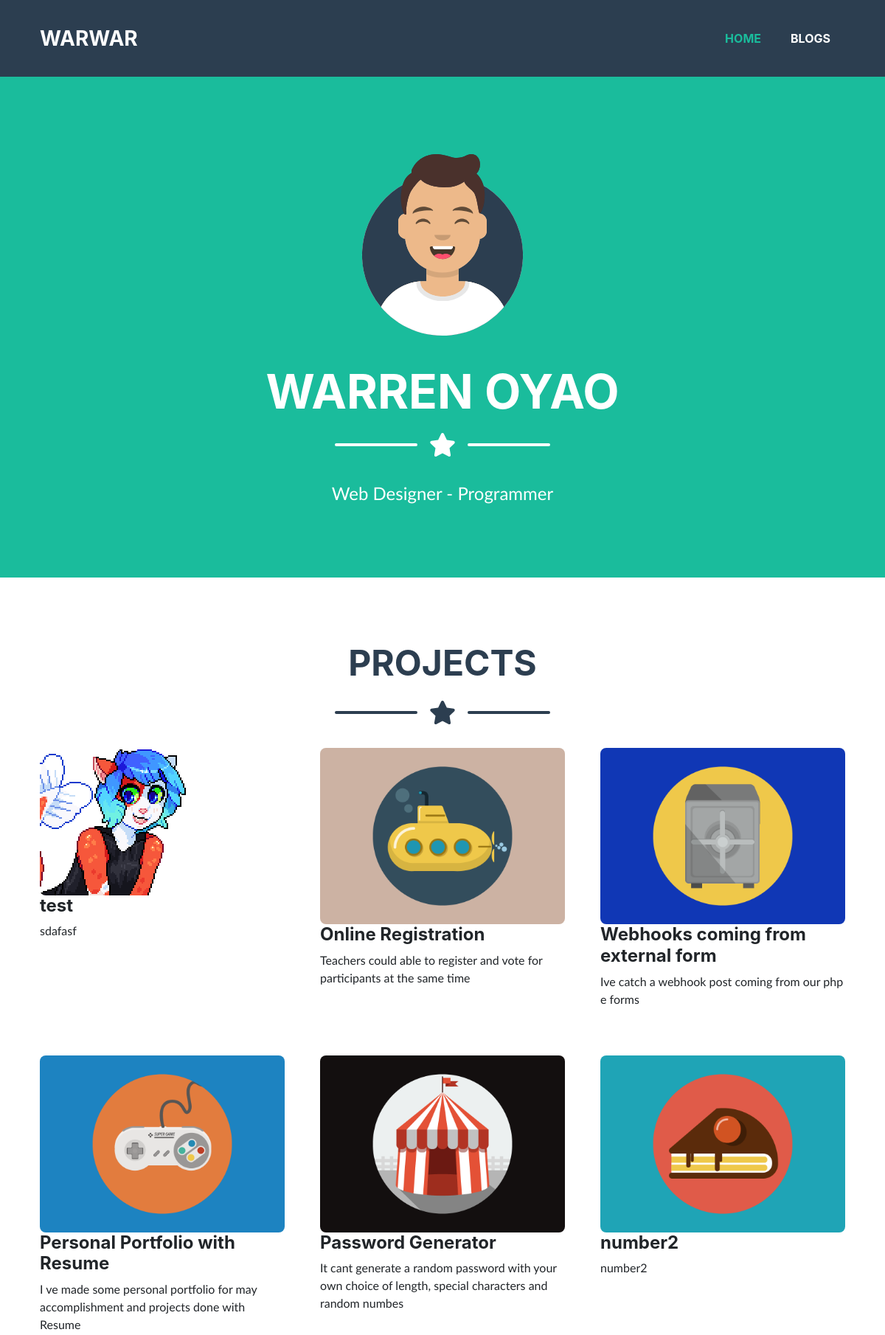
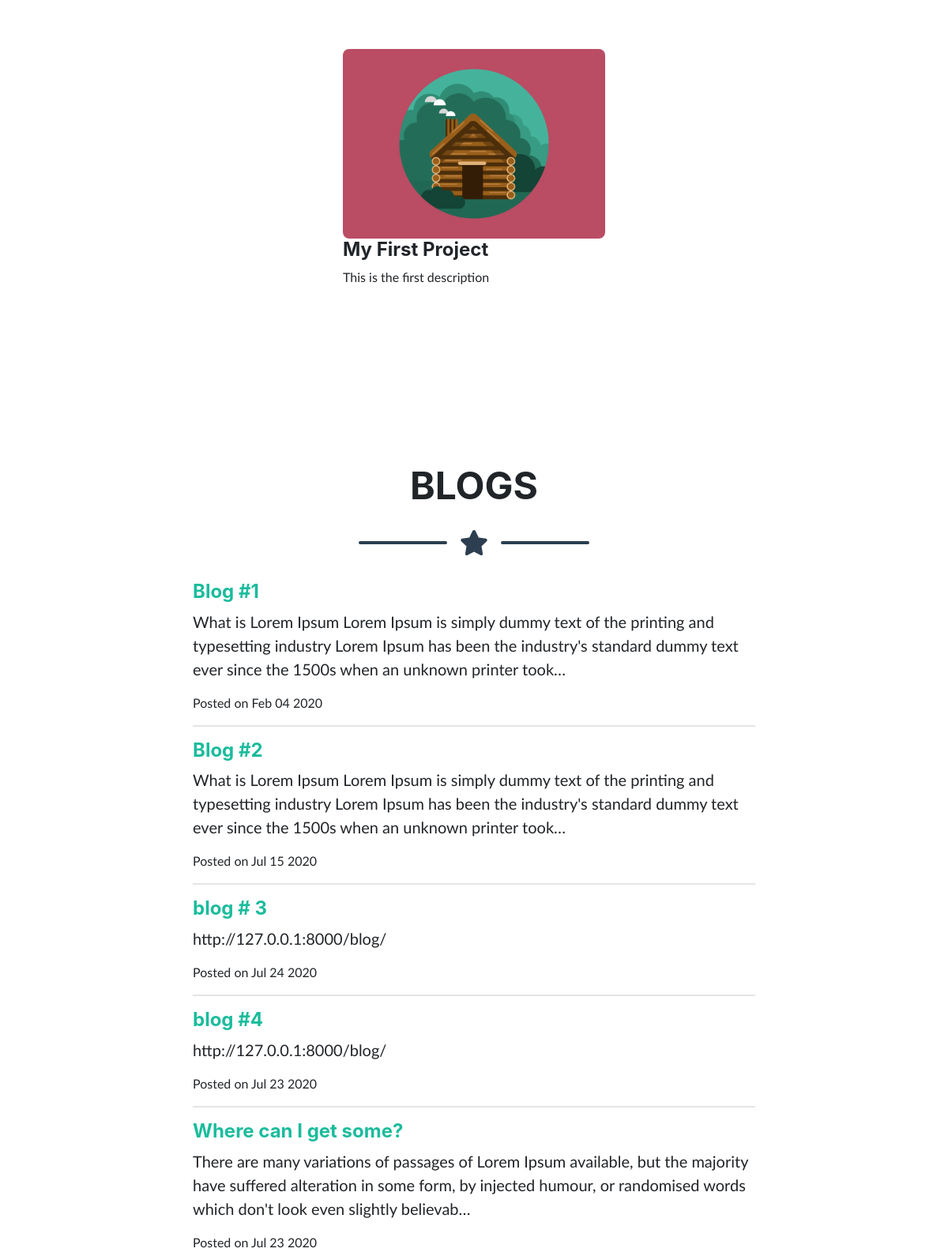
The page / (upper part) on the database its author committed (2 pictures, top to bottom).
### portfolio/models.py (models this page shows, shortened)
class Project(models.Model):
    title = models.CharField(max_length=100)
    description = models.CharField(max_length=250)
    image = models.ImageField(upload_to='portfolio/portfolio')
    url = models.URLField(blank=True)

### blog/models.py (models this page shows, shortened)
class Blog(models.Model):
    title = models.CharField(max_length=100)
    text = models.TextField()
    date = models.DateField()

### portfolio/views.py (the view)
# urls.py: 2. Add a URL to urlpatterns:  path('', views.home, name='home')
def home(request):
    projects = Project.objects.all().order_by('-id')
    blogs = Blog.objects.all()
    context = {
        'projects' : projects,
        'blogs' : blogs,
    }
    return render(request,'portfolio/home.html',context)

### portfolio/templates/portfolio/home.html (shortened to what this page needs)
{% extends 'portfolio/base.html' %}
{% load static %}
{% block content %}
    <header class="masthead bg-primary text-white text-center">
        <div class="container d-flex align-items-center flex-column">
            <img class="masthead-avatar mb-5" src="{% static 'assets/img/avataaars.svg' %}"
                                              alt="">
            <h1 class="masthead-heading mb-0">WARREN OYAO</h1>
            <div class="divider-custom divider-light">
                <div class="divider-custom-line"></div>
                <div class="divider-custom-icon"><i class="fas fa-star"></i></div>
                <div class="divider-custom-line"></div>
            </div>
            <p class="pre-wrap masthead-subheading font-weight-light mb-0">Web Designer - Programmer</p>
        </div>
    </header>
    <section class="page-section portfolio" id="portfolio">
        <div class="container">
            <div class="text-center">
                <h2 class="page-section-heading text-secondary mb-0 d-inline-block">PROJECTS</h2>
            </div>
            <div class="divider-custom">
                <div class="divider-custom-line"></div>
                <div class="divider-custom-icon"><i class="fas fa-star"></i></div>
                <div class="divider-custom-line"></div>
            </div>
            <div class="row justify-content-center">
                {% for project in projects %}
                    <div class="col-md-6 col-lg-4 mb-5">
                        <div class="portfolio-item mx-auto" data-toggle="modal" data-target="#portfolioModal0">
                            <img class="img-fluid" src="{{ project.image.url }}" alt="{{ project.title }}"/>
                        </div>
                        <h4>{{ project.title }}</h4>
                        <p>{{ project.description }}</p>
                    </div>
                {% endfor %}
            </div>
        </div>
    </section>
    <section class="page-section   mb-0" id="about">
        <div class="container">
            <div class="text-center">
                <h2 class="page-section-heading d-inline-block ">BLOGS</h2>
            </div>
            <div class="divider-custom ">
                <div class="divider-custom-line"></div>
                <div class="divider-custom-icon"><i class="fas fa-star"></i></div>
                <div class="divider-custom-line"></div>
            </div>
            {% for blog in blogs %}
                <div class="row">
                    <div class="col-lg-2"></div>
                    <div class="col-lg-8">
                        <a href="{% url 'blog:detail' blog.id %}"><h4 class="">{{ blog.title }}</h4></a>
                        <p class="pre-wrap lead">{{ blog.text|truncatechars:200|striptags }}</p>
                        <p>Posted on {{ blog.date|date:'M d Y' }}</p>
                        <hr>
                    </div>
                    <div class="col-lg-2"></div>
                </div>
            {% endfor %}
        </div>
    </section>
{% endblock %}

### portfolio/templates/portfolio/base.html (shortened to what this page needs)
{% load static %}
<!DOCTYPE html>
<html lang="en">
<head>
    <link href="{% static 'css/styles.css' %}" rel="stylesheet">
    <link rel="stylesheet" href="{% static 'css/heading.css' %}">
    <link rel="stylesheet" href="{% static 'css/body.css' %}">
</head>
<body id="page-top">
<nav class="navbar navbar-expand-lg bg-secondary fixed-top" id="mainNav">
    <div class="container"><a class="navbar-brand js-scroll-trigger" href="#page-top">WARWAR</a>
        <div class="collapse navbar-collapse" id="navbarResponsive">
            <ul class="navbar-nav ml-auto">
                <li class="nav-item mx-0 mx-lg-1"><a {% if request.path == '/' %}
                    style="color: #1abc9c !important; border-radius: 2px"
                {% endif %} class="nav-link py-3 px-0 px-lg-3 rounded js-scroll-trigger"
                    href="{% url 'portfolio:home' %}">HOME</a>
                </li>
                <li class="nav-item mx-0 mx-lg-1 "><a   class="nav-link py-3 px-0 px-lg-3 rounded js-scroll-trigger"
                    href="{% url 'blog:all_blogs' %}">BLOGS</a>
                </li>
            </ul>
        </div>
    </div>
</nav>
{% block content %}
{% endblock %}
</body>
</html>

### rows shown on the page
Project: image (placeholder picture), title "test", description "sdafasf"
Project: image (picture), title "Online Registration", description "Teachers could able to register and vote for participants at the same time"
Project: image (picture), title "Webhooks coming from external form", description "Ive catch a webhook post coming from our php e forms"
Project: image (picture), title "Personal Portfolio with Resume", description "I ve made some personal portfolio for may accomplishment and projects done with Resume"
Project: image (picture), title "Password Generator", description "It cant generate a random password with your own choice of length, special characters and random numbes"
Project: image (picture), title "number2", description "number2"
Project: image (picture), title "My First Project", description "This is the first description"
Blog: title "Blog #1", text "What is Lorem Ipsum Lorem Ipsum is simply dummy text of the printing and typesetting industry Lorem Ipsum has been the industry's standard dummy text ever since the 1500s when an unknown printer took…", date "Feb 04 2020"
Blog: title "Blog #2", text "What is Lorem Ipsum Lorem Ipsum is simply dummy text of the printing and typesetting industry Lorem Ipsum has been the industry's standard dummy text ever since the 1500s when an unknown printer took…", date "Jul 15 2020"
Blog: title "blog # 3", text "http://127.0.0.1:8000/blog/", date "Jul 24 2020"
Blog: title "blog #4", text "http://127.0.0.1:8000/blog/", date "Jul 23 2020"
Blog: title "Where can I get some?", text "There are many variations of passages of Lorem Ipsum available, but the majority have suffered alteration in some form, by injected humour, or randomised words which don't look even slightly believab…", date "Jul 23 2020"
